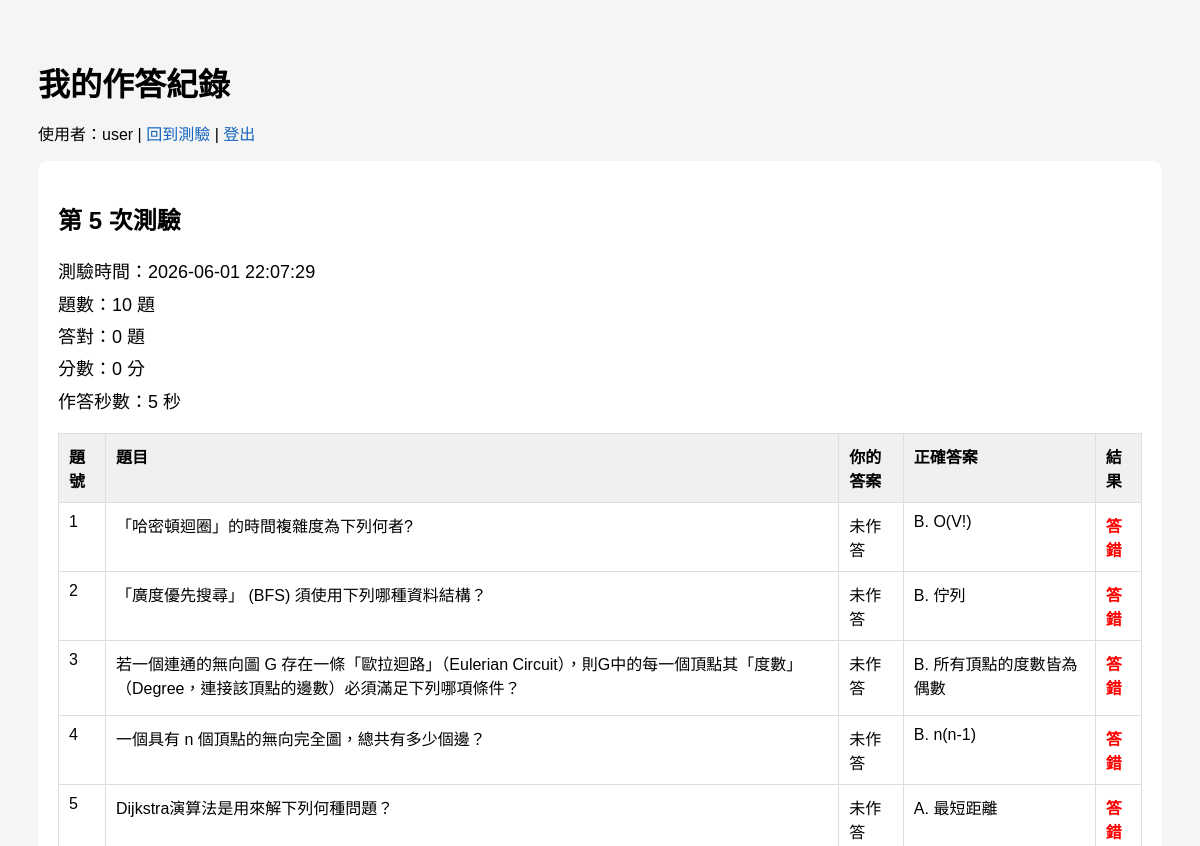
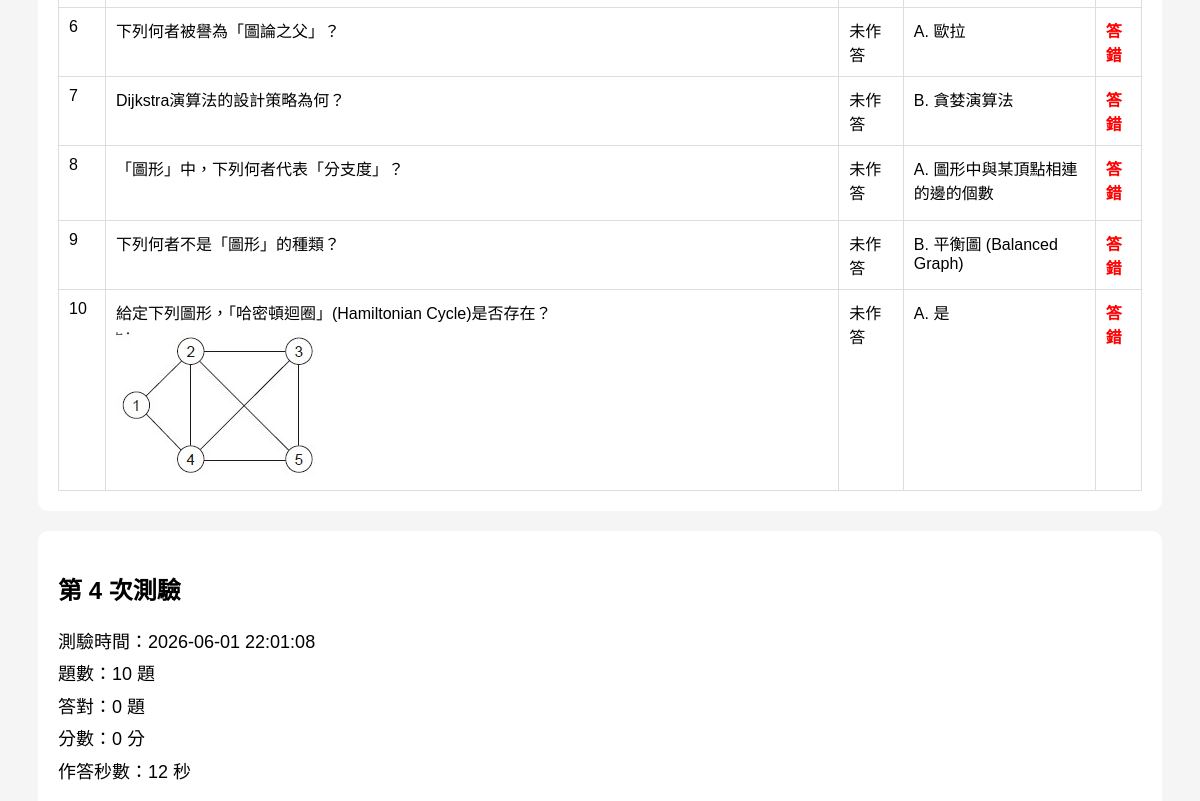
/history/ (signed in, upper part), run on an earlier commit of the app's database (2 pictures, top to bottom).
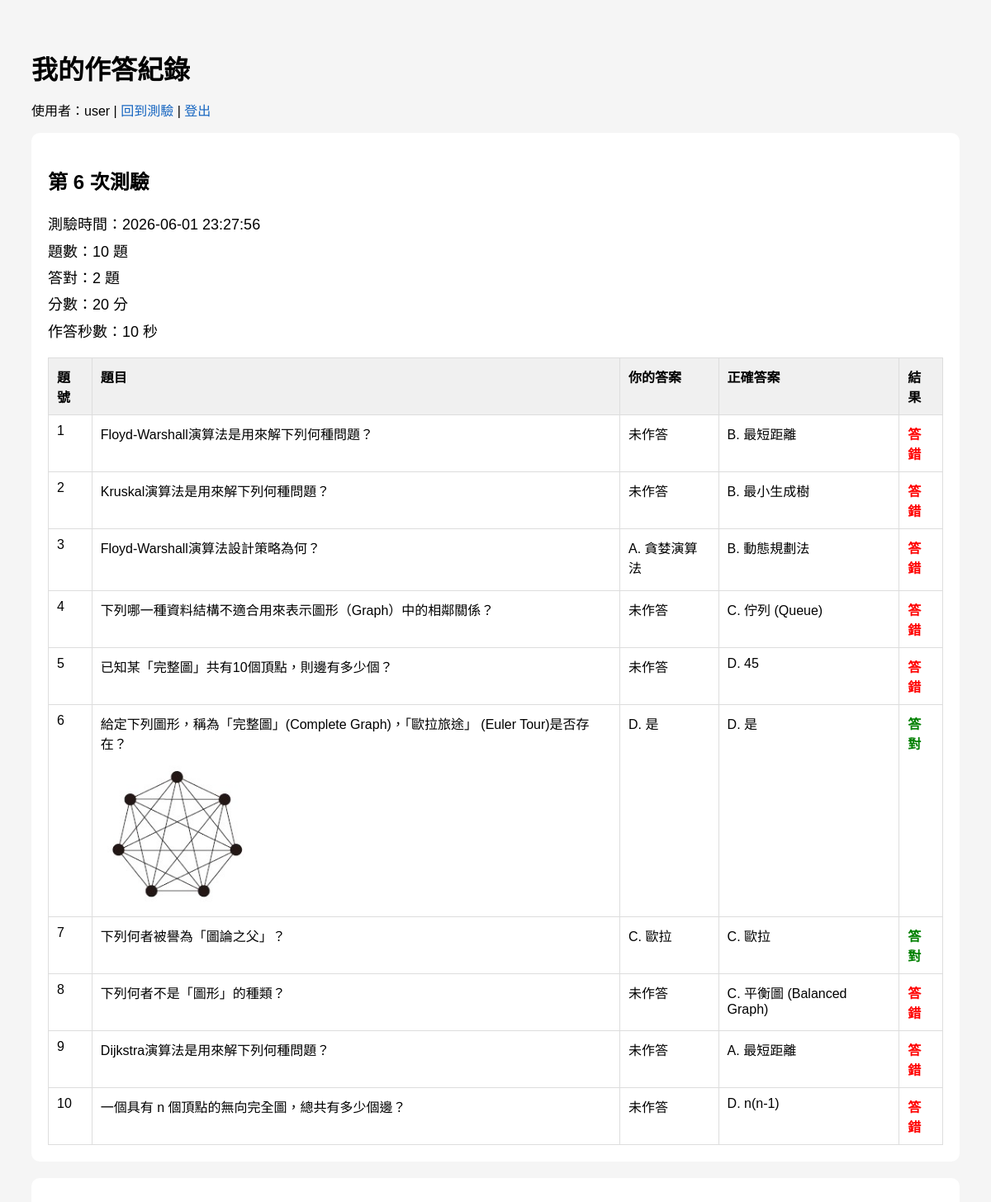
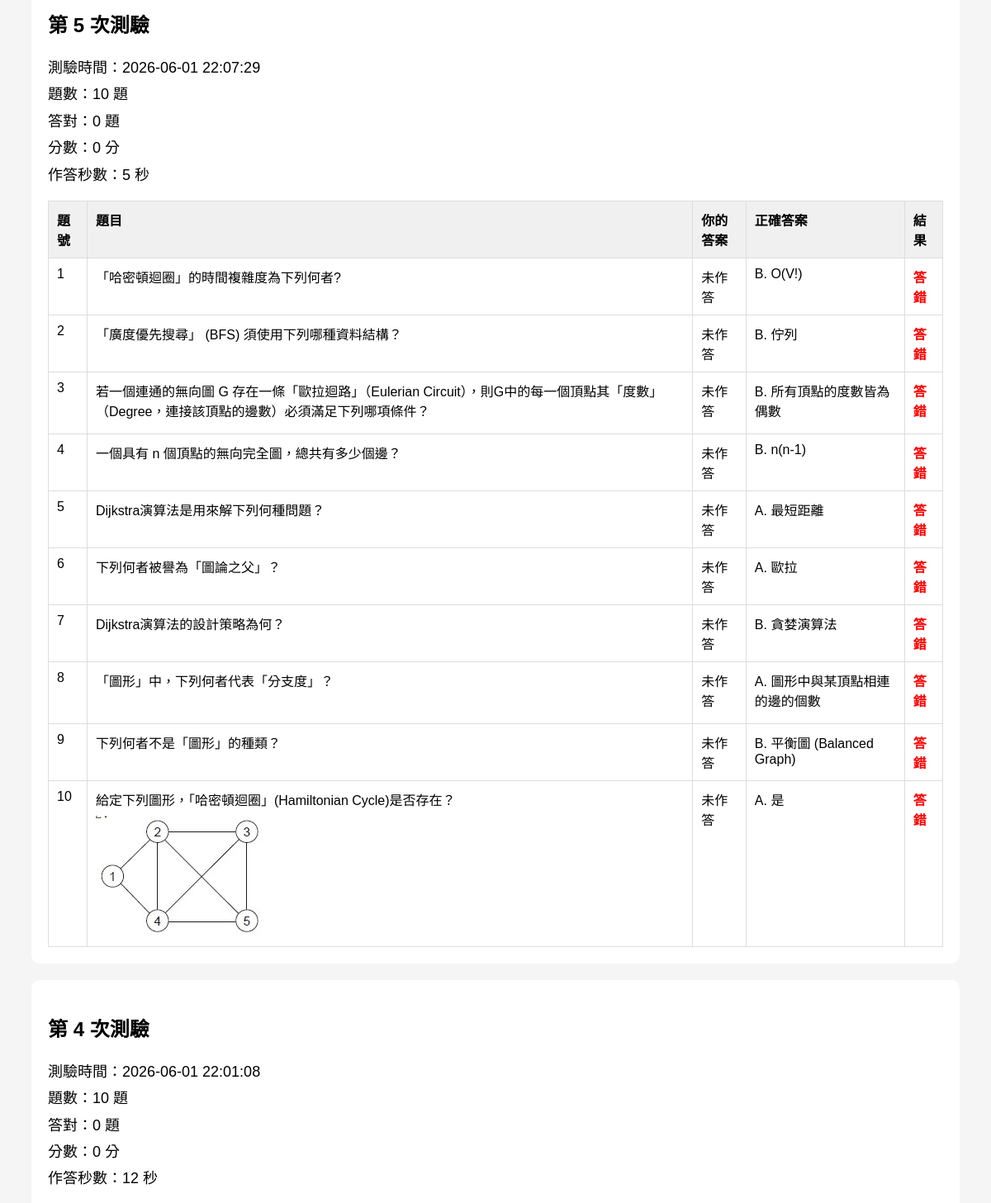
And on a later commit of the database (2 pictures, top to bottom).
### quiz/models.py (models this page shows, shortened)
class QuizAttempt(models.Model):
    user = models.ForeignKey(
        settings.AUTH_USER_MODEL,
        verbose_name="使用者",
        related_name="quiz_attempts",
        on_delete=models.CASCADE,
    )
    user_attempt_number = models.PositiveIntegerField("使用者測驗編號", default=1) # 同一使用者的測驗紀錄會根據這個編號區分不同的測驗次數
    question_count = models.PositiveIntegerField("測驗題數", default=0)
    score = models.PositiveIntegerField("分數", default=0)
    correct_count = models.PositiveIntegerField("答對題數", default=0) # 根據答對題數計算
    started_at = models.DateTimeField("開始時間")
    finished_at = models.DateTimeField("完成時間", null=True, blank=True)
    duration_seconds = models.PositiveIntegerField("作答秒數", default=0)
    class Meta:
        ordering = ["-started_at"]

class QuizAnswer(models.Model):
    attempt = models.ForeignKey(
        QuizAttempt,
        verbose_name="測驗紀錄", #
        related_name="answers",
        on_delete=models.CASCADE, #
    )
    question = models.ForeignKey(
        Question,
        verbose_name="題目",
        on_delete=models.CASCADE,
    )
    display_number = models.PositiveIntegerField("題號")
    option_order = models.CharField("選項原始順序", max_length=20)
    user_answer = models.CharField("使用者答案", max_length=1, blank=True)
    user_display_answer = models.CharField("畫面顯示答案", max_length=1, blank=True)
    user_answer_text = models.CharField("使用者答案內容", max_length=255, blank=True)
    correct_answer = models.CharField("正確答案", max_length=1)
    correct_display_answer = models.CharField("畫面顯示正確答案", max_length=1)
    correct_answer_text = models.CharField("正確答案內容", max_length=255, blank=True)
    is_correct = models.BooleanField("是否答對", default=False)
    class Meta:
        ordering = ["display_number"]
    def get_option_text(self, key):
        option_map = {
                "A": self.question.option_a_text,
                "B": self.question.option_b_text,
                "C": self.question.option_c_text,
                "D": self.question.option_d_text,
        }
        return option_map.get(key, "")
    def get_option_image(self, key):
        option_map = {
            "A": self.question.option_a_image,
            "B": self.question.option_b_image,
            "C": self.question.option_c_image,
            "D": self.question.option_d_image,
        }
        return option_map.get(key)
    def get_user_answer_text(self):
        if self.user_answer_text:
            return self.user_answer_text
        return self.get_option_text(self.user_answer)
    def get_correct_answer_text(self):
        if self.correct_answer_text:
            return self.correct_answer_text
        return self.get_option_text(self.correct_answer)
    def get_user_answer_image(self):
        return self.get_option_image(self.user_answer)
    def get_correct_answer_image(self):
        return self.get_option_image(self.correct_answer)

class Question(models.Model):
    DIFFICULTY_CHOICES = [
        ("easy", "易"),
        ("medium", "中"),
        ("hard", "難"),
    ]
    question_text = models.CharField("題目文字", max_length=255, blank=True)
    question_image = models.ImageField("題目圖片", upload_to="questions/", blank=True, null=True)
    option_a_text = models.CharField("A 選項文字", max_length=100, blank=True)
    option_a_image = models.ImageField("A 選項圖片", upload_to="options/", blank=True, null=True)
    option_b_text = models.CharField("B 選項文字", max_length=100, blank=True)
    option_b_image = models.ImageField("B 選項圖片", upload_to="options/", blank=True, null=True)
    option_c_text = models.CharField("C 選項文字", max_length=100, blank=True)
    option_c_image = models.ImageField("C 選項圖片", upload_to="options/", blank=True, null=True)
    option_d_text = models.CharField("D 選項文字", max_length=100, blank=True)
    option_d_image = models.ImageField("D 選項圖片", upload_to="options/", blank=True, null=True)
    answer = models.CharField(
        "正確答案",
        max_length=1,
        choices=[("A", "A"), ("B", "B"), ("C", "C"), ("D", "D")], # 正確答案只能是 A、B、C 或 D
    )
    difficulty = models.CharField(
        "難易度",
        max_length=10,
        choices=DIFFICULTY_CHOICES,  # 難易度只能是 easy、medium 或 hard
        default="medium",            # 預設難易度為中等
    )

### quiz/views.py (the view)
# urls.py: path("history/", views.history, name="history"),
@login_required
def history(request):
    attempts = (
        QuizAttempt.objects
        .filter(user=request.user)
        .prefetch_related("answers", "answers__question")
        .order_by("-started_at")
    )
    return render(request, "history.html", {
        "attempts": attempts,
    })

### quiz/templates/history.html (shortened to what this page needs)
<!DOCTYPE html>
<html lang="zh-Hant">
<head>
</head>
<body>
<h1>我的作答紀錄</h1>
<p>
    使用者：{{ request.user.username }} |
    <a href="{% url 'home' %}">回到測驗</a> |
    <a href="{% url 'logout' %}">登出</a>
</p>
{% for attempt in attempts %}
    <div class="attempt">
        <h2>第 {{ attempt.user_attempt_number }} 次測驗</h2>
        <div class="summary">
            測驗時間：{{ attempt.started_at|date:"Y-m-d H:i:s" }}<br>
            題數：{{ attempt.question_count }} 題<br>
            答對：{{ attempt.correct_count }} 題<br>
            分數：{{ attempt.score }} 分<br>
            作答秒數：{{ attempt.duration_seconds }} 秒
        </div>
        <table>
            <thead>
                <tr>
                    <th>題號</th>
                    <th>題目</th>
                    <th>你的答案</th>
                    <th>正確答案</th>
                    <th>結果</th>
                </tr>
            </thead>
            <tbody>
                {% for answer in attempt.answers.all %}
                    <tr>
                        <td>{{ answer.display_number }}</td>
                        <td>
                            <div>{{ answer.question.question_text }}</div>
                            {% if answer.question.question_image %}
                                <img src="{{ answer.question.question_image.url }}" alt="題目圖片">
                            {% endif %}
                        </td>
                        <td>
                            {% if answer.user_display_answer %}
                                <div class="answer-text">
                                    {{ answer.user_display_answer }}.
                                    {{ answer.get_user_answer_text }}
                                </div>
                            {% else %}
                                未作答
                            {% endif %}
                        </td>
                        <td>
                            <div class="answer-text">
                                {{ answer.correct_display_answer }}.
                                {{ answer.get_correct_answer_text }}
                            </div>
                        </td>
                        <td>
                            {% if answer.is_correct %}
                                <span class="correct">答對</span>
                            {% else %}
                                <span class="wrong">答錯</span>
                            {% endif %}
                        </td>
                    </tr>
                {% endfor %}
            </tbody>
        </table>
    </div>
{% endfor %}
</body>
</html>

What changed in the data, as far as the page shows it:
added QuizAttempt: user_attempt_number "6", started_at "2026-06-01 23:27:56", question_count "10", correct_count "2", score "20", duration_seconds "10"
added QuizAnswer: display_number "1", question.question_text "Floyd-Warshall演算法是用來解下列何種問題？", user_display_answer "未作答", correct_display_answer "B", get_correct_answer_text "最短距離", is_correct "答錯", shown under "6"
added QuizAnswer: display_number "2", question.question_text "Kruskal演算法是用來解下列何種問題？", user_display_answer "未作答", correct_display_answer "B", get_correct_answer_text "最小生成樹", is_correct "答錯", shown under "6"
added QuizAnswer: display_number "3", question.question_text "Floyd-Warshall演算法設計策略為何？", user_display_answer "A", get_user_answer_text "貪婪演算法", correct_display_answer "B", get_correct_answer_text "動態規劃法", is_correct "答錯", shown under "6"
added QuizAnswer: display_number "4", question.question_text "下列哪一種資料結構不適合用來表示圖形（Graph）中的相鄰關係？", user_display_answer "未作答", correct_display_answer "C", get_correct_answer_text "佇列 (Queue)", is_correct "答錯", shown under "6"
added QuizAnswer: display_number "5", question.question_text "已知某「完整圖」共有10個頂點，則邊有多少個？", user_display_answer "未作答", correct_display_answer "D", get_correct_answer_text "45", is_correct "答錯", shown under "6"
added QuizAnswer: display_number "6", question.question_text "給定下列圖形，稱為「完整圖」(Complete Graph)，「歐拉旅途」 (Euler Tour)是否存在？", question.question_image (picture), user_display_answer "D", get_user_answer_text "是", correct_display_answer "D", get_correct_answer_text "是", is_correct "答對"
added QuizAnswer: display_number "7", question.question_text "下列何者被譽為「圖論之父」？", user_display_answer "C", get_user_answer_text "歐拉", correct_display_answer "C", get_correct_answer_text "歐拉", is_correct "答對", shown under "6"
added QuizAnswer: display_number "8", question.question_text "下列何者不是「圖形」的種類？", user_display_answer "未作答", correct_display_answer "C", get_correct_answer_text "平衡圖 (Balanced Graph)", is_correct "答錯", shown under "6"
added QuizAnswer: display_number "9", question.question_text "Dijkstra演算法是用來解下列何種問題？", user_display_answer "未作答", correct_display_answer "A", get_correct_answer_text "最短距離", is_correct "答錯", shown under "6"
added QuizAnswer: display_number "10", question.question_text "一個具有 n 個頂點的無向完全圖，總共有多少個邊？", user_display_answer "未作答", correct_display_answer "D", get_correct_answer_text "n(n-1)", is_correct "答錯", shown under "6"
